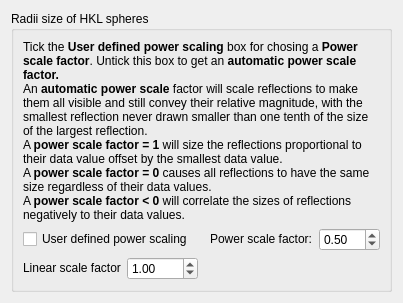
                    <widget class="QWidget" name="sizing_tab">
                     <attribute name="title">
                      <string>Sizing</string>
                     </attribute>
                     <layout class="QGridLayout" name="gridLayout_27">
                      <item row="0" column="0" alignment="Qt::AlignTop">
                       <widget class="QGroupBox" name="groupBox_3">
                        <property name="sizePolicy">
                         <sizepolicy hsizetype="Preferred" vsizetype="Preferred">
                          <horstretch>0</horstretch>
                          <verstretch>0</verstretch>
                         </sizepolicy>
                        </property>
                        <property name="title">
                         <string>Radii size of HKL spheres</string>
                        </property>
                        <property name="checkable">
                         <bool>false</bool>
                        </property>
                        <layout class="QGridLayout" name="gridLayout_10">
                         <item row="1" column="4">
                          <widget class="MyQDoubleSpinBox" name="power_scale_spinBox">
                           <property name="sizePolicy">
                            <sizepolicy hsizetype="Preferred" vsizetype="Maximum">
                             <horstretch>0</horstretch>
                             <verstretch>0</verstretch>
                            </sizepolicy>
                           </property>
                           <property name="toolTip">
                            <string/>
                           </property>
                           <property name="minimum">
                            <double>-10.000000000000000</double>
                           </property>
                           <property name="maximum">
                            <double>10.000000000000000</double>
                           </property>
                           <property name="singleStep">
                            <double>0.050000000000000</double>
                           </property>
                           <property name="value">
                            <double>0.500000000000000</double>
                           </property>
                          </widget>
                         </item>
                         <item row="2" column="1">
                          <widget class="MyQDoubleSpinBox" name="radii_scale_spinBox">
                           <property name="sizePolicy">
                            <sizepolicy hsizetype="Preferred" vsizetype="Maximum">
                             <horstretch>0</horstretch>
                             <verstretch>0</verstretch>
                            </sizepolicy>
                           </property>
                           <property name="toolTip">
                            <string>&lt;html&gt;&lt;head/&gt;&lt;body&gt;&lt;p&gt;A linear scale factor of 1 means that if two reflectiions with the largest data values happen to be next to each other their spheres will touch but not overlap.&lt;/p&gt;&lt;/body&gt;&lt;/html&gt;</string>
                           </property>
                           <property name="decimals">
                            <number>2</number>
                           </property>
                           <property name="minimum">
                            <double>0.000000000000000</double>
                           </property>
                           <property name="maximum">
                            <double>1000.000000000000000</double>
                           </property>
                           <property name="singleStep">
                            <double>0.200000000000000</double>
                           </property>
                           <property name="value">
                            <double>1.000000000000000</double>
                           </property>
                          </widget>
                         </item>
                         <item row="0" column="0" colspan="5">
                          <widget class="QLabel" name="label_7">
                           <property name="sizePolicy">
                            <sizepolicy hsizetype="Preferred" vsizetype="Preferred">
                             <horstretch>0</horstretch>
                             <verstretch>0</verstretch>
                            </sizepolicy>
                           </property>
                           <property name="text">
                            <string>&lt;html&gt;&lt;head/&gt;&lt;body&gt;&lt;p&gt;Tick the &lt;span style=&quot; font-weight:600;&quot;&gt;User defined power scaling&lt;/span&gt; box for chosing a &lt;span style=&quot; font-weight:600;&quot;&gt;Power scale factor&lt;/span&gt;. Untick this box to get an &lt;span style=&quot; font-weight:600;&quot;&gt;automatic power scale factor.&lt;/span&gt;&lt;br/&gt;An &lt;span style=&quot; font-weight:600;&quot;&gt;automatic power scale&lt;/span&gt; factor will scale reflections to make them all visible and still convey their relative magnitude, with the smallest reflection never drawn smaller than one tenth of the size of the largest reflection.&lt;br/&gt;A &lt;span style=&quot; font-weight:600;&quot;&gt;power scale factor = 1&lt;/span&gt; will size the reflections proportional to their data value offset by the smallest data value.&lt;br/&gt;A &lt;span style=&quot; font-weight:600;&quot;&gt;power scale factor = 0&lt;/span&gt; causes all reflections to have the same size regardless of their data values. &lt;br/&gt;A &lt;span style=&quot; font-weight:600;&quot;&gt;power scale factor &amp;lt; 0&lt;/span&gt; will correlate the sizes of reflections negatively to their data values. &lt;/p&gt;&lt;/body&gt;&lt;/html&gt;</string>
                           </property>
                           <property name="textFormat">
                            <enum>Qt::RichText</enum>
                           </property>
                           <property name="scaledContents">
                            <bool>false</bool>
                           </property>
                           <property name="alignment">
                            <set>Qt::AlignLeading|Qt::AlignLeft|Qt::AlignVCenter</set>
                           </property>
                           <property name="wordWrap">
                            <bool>true</bool>
                           </property>
                          </widget>
                         </item>
                         <item row="2" column="0">
                          <widget class="QLabel" name="label_11">
                           <property name="sizePolicy">
                            <sizepolicy hsizetype="Preferred" vsizetype="Maximum">
                             <horstretch>0</horstretch>
                             <verstretch>0</verstretch>
                            </sizepolicy>
                           </property>
                           <property name="toolTip">
                            <string>&lt;html&gt;&lt;head/&gt;&lt;body&gt;&lt;p&gt;A linear scale factor of 1 means that if two reflectiions with the largest data values happen to be next to each other their spheres will touch but not overlap.&lt;/p&gt;&lt;/body&gt;&lt;/html&gt;</string>
                           </property>
                           <property name="text">
                            <string>Linear scale factor</string>
                           </property>
                          </widget>
                         </item>
                         <item row="1" column="0" colspan="2">
                          <widget class="QCheckBox" name="ManualPowerScalecheckbox">
                           <property name="sizePolicy">
                            <sizepolicy hsizetype="Maximum" vsizetype="Maximum">
                             <horstretch>0</horstretch>
                             <verstretch>0</verstretch>
                            </sizepolicy>
                           </property>
                           <property name="toolTip">
                            <string/>
                           </property>
                           <property name="text">
                            <string>User defined power scaling</string>
                           </property>
                          </widget>
                         </item>
                         <item row="1" column="3">
                          <widget class="QLabel" name="label_10">
                           <property name="sizePolicy">
                            <sizepolicy hsizetype="Maximum" vsizetype="Maximum">
                             <horstretch>0</horstretch>
                             <verstretch>0</verstretch>
                            </sizepolicy>
                           </property>
                           <property name="text">
                            <string>Power scale factor:</string>
                           </property>
                           <property name="alignment">
                            <set>Qt::AlignRight|Qt::AlignTrailing|Qt::AlignVCenter</set>
                           </property>
                           <property name="wordWrap">
                            <bool>false</bool>
                           </property>
                           <property name="indent">
                            <number>1</number>
                           </property>
                          </widget>
                         </item>
                        </layout>
                       </widget>
                      </item>
                     </layout>
                    </widget>
